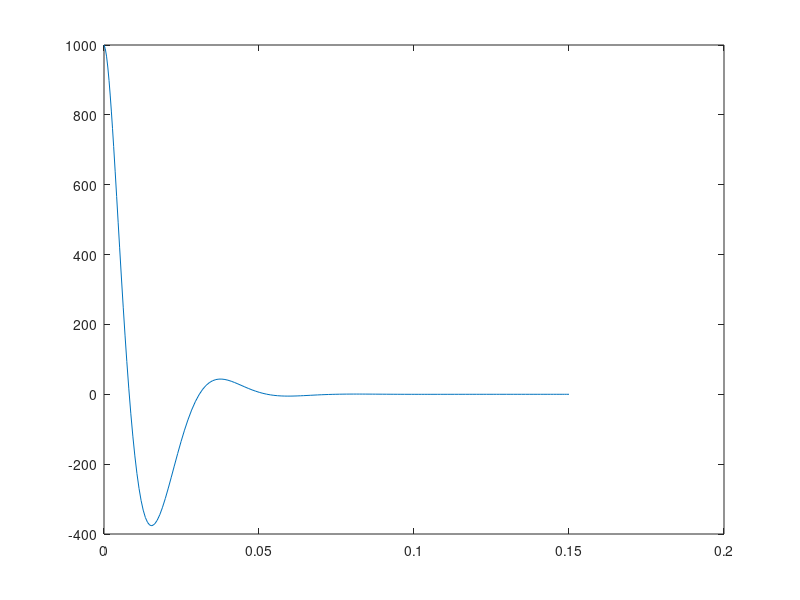

Write the MATLAB code that produced this figure.
function HW4_other
    J_i = 0.1;
    L = 1;
    K = 100;
    J_m = 0.043;
    B_m = 20;
    d_m = 0.486;
    d_p = 1;
    A = 0.5;
    K_pl = 0.0006;
    wp = 180;
    Tl = 0;
    K_ml = 0.0004;
    B_i = 50;
    C_f = 0.0001;
    
    P0 = 1000;
    
    xV0 = [0;0;0;P0];
    tspan = [0 0.15];
    [tV,xV] = ode45(@(tV,xV) odefun(tV,xV,J_i,L,K,J_m,B_m,d_m,d_p,A,K_pl,wp,Tl,K_ml,B_i,C_f),tspan,xV0);
    
    plot(tV,xV(:,4))
    %legend('wm','phi')
    
end

    function xVdot = odefun(tV,xV,J_i,L,K,J_m,B_m,d_m,d_p,A,K_pl,wp,Tl,K_ml,B_i,C_f)
        xVdot = [xV(2);
            1/J_i*(-L*(K*L*xV(1)+A*xV(4))-B_i*xV(2));
            1/J_m*(d_m*xV(4)-B_m*xV(3)+Tl);
            1/C_f*(A*L*xV(2)-d_m*xV(3)+wp*d_p*xV(1)-xV(4)*(K_pl+K_ml));];
        return
    end